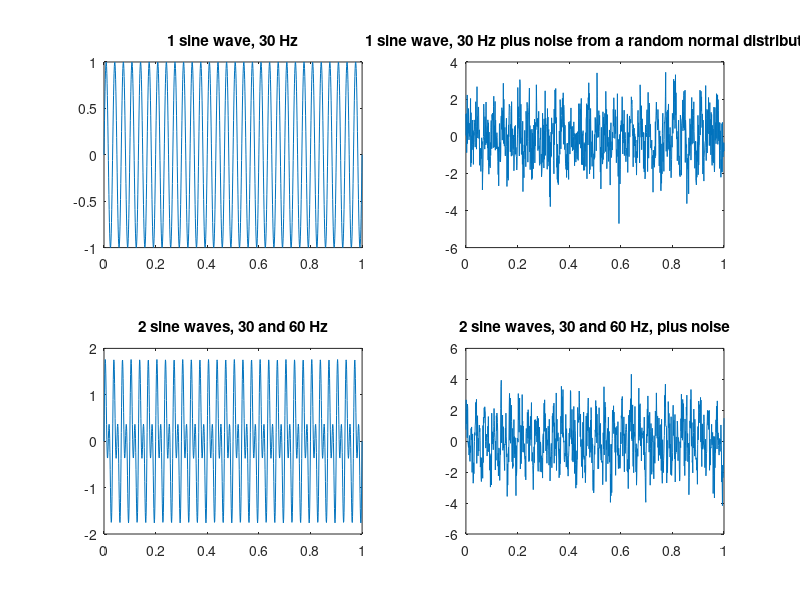

Write MATLAB code to recreate this figure. (Note: this script raises an error after producing the figure.)
%In this script, we will explore frequency space
%Who did this?
%When

%% 0 Init
clear all
close all
clc
fs = 1000; %Sampling rate. How often do we take samples from a - theoretically - continuous signal
t = 0:1/fs:1; %Define a timebase as the number of steps in terms of sampling rate
freq = 30; %Some signal frequency. In Hz. The signal repeats 30 times a second
signal1 = sin(2*pi*freq.*t); %The general equation of a sine wave

%% 1 Illustrate the need for spectrograms
figure
subplot(2,2,1)
plot(t,signal1) %Pure sine wave as a signal, over time. 
title('1 sine wave, 30 Hz')
shg
%If we have a pure sine wave as a signal, we can simply count the number of
%cycles to ascertain the frequency. We do not need a FFT. 
signal2 = signal1 + randn(1,length(signal1)); %First signal plus a smidgen of noise
%By the way: This is the best possible situation. The noise is not biasing
%you. But even this mild noise will mess you up visually. 
subplot(2,2,2)
plot(t,signal2) %Even if you add just the best possible way of noise 
%Which is inevitable, due to measurement errors (you will always have
%random noise). In addition to death and taxes.
title('1 sine wave, 30 Hz plus noise from a random normal distribution')
shg
freq2 = 60; %New signal at twice the frequency
signal3 = signal1 + sin(2.*pi.*freq2.*t); %Adding 2 pure sine waves
subplot(2,2,3)
plot(t,signal3)
title('2 sine waves, 30 and 60 Hz')
%This is an inverse problem (that your brain solves routinely, using FT,
%actually. It is pretty much impossible to decompose the output into the 
%component input frequencies. This would make a nice little game.
signal4 = signal3 + randn(1,length(signal3)); %Noise is inevitable
subplot(2,2,4)
plot(t,signal4),
title('2 sine waves, 30 and 60 Hz, plus noise')
shg

%Hopefully, it should now be obvious - just by visual inspection - why we
%NEED TO look into frequency space. We have to. If we want to know what the
%inputs/components are. There are lots of reasons why we want to know. 
%We will now look at *the same data* but not from the perspective of the 
%time domain. We will look in frequency space, which is the natural habitat
%of sine waves and Larry Maloney.
%This perspective emphasizes how often something happens over WHEN it
%happened. Different perspectives have different advantages and
%disadvantages. That is why we celebrate diversity.
%If you integrate over time, you lose timing information. 

%% 2 The actual spectrogram
%Before we make the spectrogram, let's look at the actual windows we could
%use
wind = hamming(64); %This creates a 64 point (or 64 samples) hamming window
%We can look at this window with the wvtool (window visualization tool)
wvtool(wind)
%To understand where the ripples come from, you have to understand that any
%sharp edge in the time domain will correspond to a sinc function in the
%frequency domain
%The FT of a sharp edge is a sinc function. It looks like the trace of a
%tennis ball once you drop it. 
figure
t = linspace(0,5);
    y = sinc(t);
    plot(t,y);
    xlabel('Time (sec)');ylabel('Amplitude'); title('Sinc Function')
    shg
    
    %In other words, things look like they ripple because the FT of a sharp edge is
    %a sinc function, which ripples.
    %Why ripples are inevitable is obvious if you look at a narrow window
    %with like 8 samples.
    %But even a high resolution (or broad) window will ripple because it is
    %ultimately discrete - individual points are connected by lines.
    %The smoother it is, the more subdued the ripples will be. But they
    %will always be there.
    
    %The hamming window actually doesn't go from 0 to 1, which causes all
    %kinds of problems. Let's find a window that does.
%%
    wind = hanning(64);
    wvtool(wind)
    wind2 = hamming(64);
wvtool(wind2)
wind3 = kaiser(64);
wvtool(wind3)
wind4 = bartlett(64);
wvtool(wind4)
    
%After picking a window shape, we get to pick the shift. And in reality, we
%get to pick the inverse of the shift, namely the overlap. 
overl = length(wind)-1; %This is the minimal possible shift, maximal overlap
overl2 = 0; %The maximal shift (minimal overlap). This will be much, much faster. The bigger the window, the more of a difference this makes
%These are extremes, you can pick anything in between. And in 2018, all
%alarm bells should be ringing because you have tremendous researcher
%degrees of freedom. 
ySubDivisions = [0:5:100]; %These are frequency bands we care about. 
%The broader we make them, the more information we have to estimate what is
%in them, but it will be coarse. The finer we make them, the better the
%resolution, but it will be noisier. 
figure
subplot(2,2,1)
spectrogram(signal1,wind,overl,ySubDivisions,fs,'yaxis') %'yaxis' flips the x and y axis
%The spectrogram function does tons of FTs, and stacks the results over
%time. That's it. You are looking at the results of doing lots of fourier
%transforms. Windowed and shifted Fourier transforms
shg

%Basically, it worked. We expected maximal power at 30 Hz, because we know
%"ground truth". But that is not what we get. The spectrogram is messing
%with us. Because we know ground truth, we know it is. 
%There is considerable reported power in the off-peak regions (outside of
%30 Hz) and there is rippling noise all over the place. 
%All of that stems from windowing. The FFT is done only over 64 sample
%snippets. So artifacts are inevitable. Due to uncertainty. 
%The technical term for this is: "Leaking out" or "Smearing" of power. 
%Solution: More data to do the FT on, which means: We need a bigger boat
%Window.
%%
wind = hamming(256);
overl = length(wind)-1;
spectrogram(signal1,wind,overl,ySubDivisions,fs,'yaxis')
%Prediction: We now use 4 times as much information in our window as
%before. This should tighten our estimate of the frequency content in the
%y-axis. 
shg
%And it did. However, it did not get rid of the weird rippling in the
%background. Making the window longer/broader got rid of the power leakage.
%What are we going to do about the ripples?
%The only way to deal with the ripples is to change the shape of the window
subplot(2,2,2)
wind2 = chebwin(256);
spectrogram(signal1,wind2,overl,ySubDivisions,fs,'yaxis')
%General tradeoff: Window shape trades off the precision of the estimation of power in the
%signal frequency vs. the rippling in the noise. 
%This seems dumb in this case, but that's because it is a very
%nonrepresentative case. There is no noise (!), the signal is stationary
%(does not vary over time) and there is only one signal frequency. In
%reality, all 3 of these things are different, so the right tradeoff is far
%from obvious. 
shg

%But let's go back to the initial problem: We could not tell the component
%frequencies of a relatively simple (2 sources, some noise) signal
%visually. Can a spectrogram do better?
%%
figure
wind = hamming(512);
overl = length(wind)-1;

spectrogram(signal4,wind,overl,ySubDivisions,fs,'yaxis')

%As you can see, spectrogram are all about tradeoffs. 
%Mostly about signal frequency power vs. noise power.
%But also when vs. what. Our signal hasn't varied yet, so we don't know
%this yet.
%This does not change the fact that doing a spectrogram (which is just
%doing a lot of DFTs over time allows you to do things that you cannot do
%in any other way).
%Does something have to be perfect in order to be good? No.

%% 3 Let's move on to the meat of the matter: Why are we are doing spectrograms in the 
%first place. Why not just do FTs. 
%Time varying signals. If the signal is not varying in time, you are best
%advised to do a single FT that uses the entire signal. Don't window.
%That uses all the data and there are no windowing artifacts. 
%The spectrogram is an attempt to have your cake and eat it too.
%Let's create a time-varying signal with a function.
%The simplest I can think of in Matlab is a chirp. 
%It actual has recently gained scientific prominence too, because that is
%the sound that 2 colliding black holes make. Google it.
figure
wind = chebwin(256);
overl = length(wind)-1;
fPoints = 0:10:500; %Number of frequency points on y axis
t = 0:1/fs:2; %2 second signal
yChrp = chirp(t,100,1,200,'quadratic'); %Time base, starting frequency, time to reach target, target, shape
sound(yChrp,fs)
subplot(2,1,1)
plot(t,yChrp) 
shg %Looking at this in the time domain will be hopeless. Unless you are a savant.
subplot(2,1,2)
spectrogram(yChrp,wind,overl,fPoints,fs,'yaxis')
%With a time-varying signal, a larger window is all of a sudden no longer
%such an obvious choice because we average over a lot of stuff that happens
%in the window. The longer, the worse this is.

%Frequently (and easily) made mistake: xlim =  (!)
%Overwrites it, and makes it a variable


%% 4 Filtering
%Very important topic for signal processing. Any real physiological signal
%will be noisy. You kind of have to filter out the noise to be able to see
%what you want to see. 

%In principle, there are 4 kinds of filters. You can build all others from
%these 4 basic kinds:
%1) High pass filter: *Passes* high frequencies, attenuates low frequencies
%2) Low pass filter: *Passes* low frequencies, attenuates high frequencies
%3) Band pass filter: Passes everything inside a range, attenuates outside
%4) Notch filter: Attenuates everything in a given range, passes everything
%outside of it. In the US, you kind of have to put a notch filter at 60 Hz,
%in Europe at 50 Hz, otherwise the power from the AC will dominate
%everything else. 

%There are many filters. There is no way to cover more than 2 here. But
%these are the 2 that are by far the most commonly used. 
%1) Is the Butterworth filter. Just like the FT, *all* filtering distorts
%the signal. In a certain way. Your choice: HOW it distorts it. The
%butterworth filter is a maximally smooth filter in terms of the frequency
%content of the pass band. Like butter. This comes at a price: There are -
%sometimes serious - distortions in the attenuation band. 

%In Matlab, the shape of the filter is defined by 2 coefficients. You can
%ask the "order" of the filter. This is implemented with polynomials. In
%practice, in hardware filters this more or less corresponds to the number
%of transistors in the filter. 

order = 5; 
[B,A] = butter(order,0.6,'low') %1st argument: order, 2nd: Cutoff frequency in terms of Nyquist (!), 3rd: Type
[B2,A2] = butter(order,0.4,'high') %The complementary high pass filter. 
[B3, A3] = cheby1(order,5,0.6,'low') %The analogous Chebyshev filter

%Before we do anything else with the filters, I want to show you how to
%look at the filters themselves
fvtool(B,A) %This is the filter visualization tool 
fvtool(B3,A3) %Looking at the chebichev filter

%% 5 Let's actually use the filter to filter the chirp
yLow = filtfilt(B,A,yChrp) %Low pass filtering. Filtfilt: First forward, then again backward --> No phase shift
yHigh = filtfilt(B2,A2,yChrp) %High pass filtering. Filtfilt: First forward, then again backward --> No phase shift
yBand = filtfilt(B,A,yHigh) %Filtering the high pass filter signal again low-passed --> Bandpass

wind = hanning(256)
overl= 255;

figure
subplot(4,1,1)
spectrogram(yChrp,wind,overl,fPoints,fs,'yaxis')
subplot(4,1,2)
spectrogram(yLow,wind,overl,fPoints,fs,'yaxis')
subplot(4,1,3)
spectrogram(yHigh,wind,overl,fPoints,fs,'yaxis')
subplot(4,1,4)
spectrogram(yBand,wind,overl,fPoints,fs,'yaxis')
shg

sound(yChrp,fs)
pause
sound(yLow,fs)
pause
sound(yHigh,fs)
pause
sound(yBand,fs)
pause





